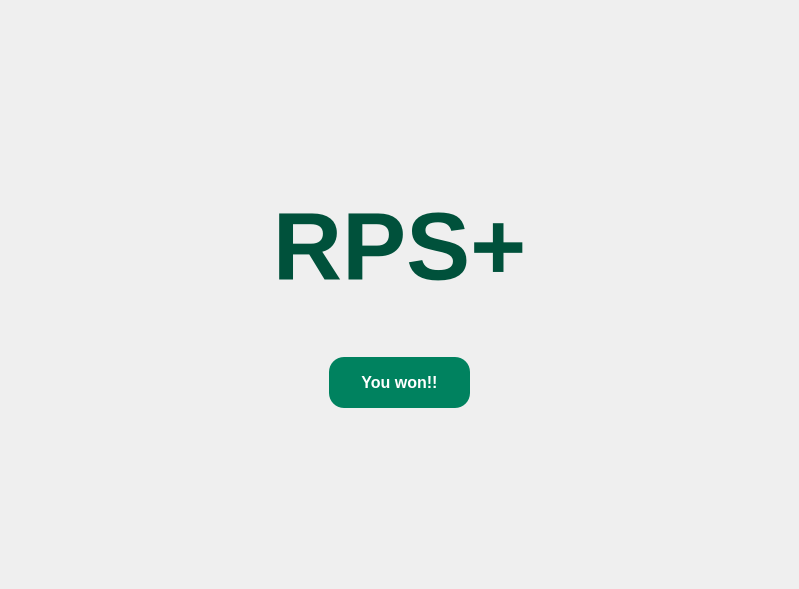
<?xml version="1.0" encoding="UTF-8"?>
<ui version="4.0">
 <class>rps_won_2</class>
 <widget class="QMainWindow" name="rps_won_2">
  <property name="geometry">
   <rect>
    <x>0</x>
    <y>0</y>
    <width>799</width>
    <height>589</height>
   </rect>
  </property>
  <property name="windowTitle">
   <string>MainWindow</string>
  </property>
  <property name="styleSheet">
   <string notr="true"/>
  </property>
  <widget class="QWidget" name="centralwidget">
   <layout class="QGridLayout" name="gridLayout">
    <item row="0" column="0">
     <widget class="QFrame" name="frame">
      <property name="styleSheet">
       <string notr="true">background: transparent;</string>
      </property>
      <property name="frameShape">
       <enum>QFrame::StyledPanel</enum>
      </property>
      <property name="frameShadow">
       <enum>QFrame::Raised</enum>
      </property>
      <layout class="QGridLayout" name="gridLayout_4">
       <item row="0" column="0">
        <widget class="QFrame" name="frame_3">
         <property name="minimumSize">
          <size>
           <width>761</width>
           <height>151</height>
          </size>
         </property>
         <property name="frameShape">
          <enum>QFrame::StyledPanel</enum>
         </property>
         <property name="frameShadow">
          <enum>QFrame::Raised</enum>
         </property>
        </widget>
       </item>
       <item row="1" column="0">
        <widget class="QFrame" name="rps_won">
         <property name="minimumSize">
          <size>
           <width>761</width>
           <height>161</height>
          </size>
         </property>
         <property name="frameShape">
          <enum>QFrame::StyledPanel</enum>
         </property>
         <property name="frameShadow">
          <enum>QFrame::Raised</enum>
         </property>
         <layout class="QGridLayout" name="gridLayout_2">
          <item row="0" column="0">
           <spacer name="horizontalSpacer_3">
            <property name="orientation">
             <enum>Qt::Horizontal</enum>
            </property>
            <property name="sizeHint" stdset="0">
             <size>
              <width>217</width>
              <height>20</height>
             </size>
            </property>
           </spacer>
          </item>
          <item row="0" column="1">
           <widget class="QFrame" name="frame_6">
            <property name="frameShape">
             <enum>QFrame::StyledPanel</enum>
            </property>
            <property name="frameShadow">
             <enum>QFrame::Raised</enum>
            </property>
            <layout class="QFormLayout" name="formLayout">
             <item row="0" column="0">
              <widget class="QLabel" name="label">
               <property name="minimumSize">
                <size>
                 <width>263</width>
                 <height>101</height>
                </size>
               </property>
               <property name="maximumSize">
                <size>
                 <width>0</width>
                 <height>0</height>
                </size>
               </property>
               <property name="font">
                <font>
                 <pointsize>72</pointsize>
                 <weight>75</weight>
                 <bold>true</bold>
                </font>
               </property>
               <property name="styleSheet">
                <string notr="true">color: rgb(0, 81, 59);</string>
               </property>
               <property name="text">
                <string>RPS+</string>
               </property>
               <property name="alignment">
                <set>Qt::AlignCenter</set>
               </property>
              </widget>
             </item>
            </layout>
           </widget>
          </item>
          <item row="0" column="2">
           <spacer name="horizontalSpacer_4">
            <property name="orientation">
             <enum>Qt::Horizontal</enum>
            </property>
            <property name="sizeHint" stdset="0">
             <size>
              <width>217</width>
              <height>20</height>
             </size>
            </property>
           </spacer>
          </item>
         </layout>
        </widget>
       </item>
       <item row="2" column="0">
        <widget class="QFrame" name="frame_4">
         <property name="minimumSize">
          <size>
           <width>761</width>
           <height>80</height>
          </size>
         </property>
         <property name="frameShape">
          <enum>QFrame::StyledPanel</enum>
         </property>
         <property name="frameShadow">
          <enum>QFrame::Raised</enum>
         </property>
         <layout class="QGridLayout" name="gridLayout_3">
          <item row="0" column="0">
           <spacer name="horizontalSpacer">
            <property name="orientation">
             <enum>Qt::Horizontal</enum>
            </property>
            <property name="sizeHint" stdset="0">
             <size>
              <width>291</width>
              <height>20</height>
             </size>
            </property>
           </spacer>
          </item>
          <item row="0" column="1">
           <widget class="QPushButton" name="win_rtn_btn">
            <property name="minimumSize">
             <size>
              <width>141</width>
              <height>51</height>
             </size>
            </property>
            <property name="font">
             <font>
              <pointsize>12</pointsize>
              <weight>75</weight>
              <bold>true</bold>
             </font>
            </property>
            <property name="styleSheet">
             <string notr="true">border-radius: 15px; color: white; 
background-color: rgb(0, 130, 95);</string>
            </property>
            <property name="text">
             <string>You won!!</string>
            </property>
           </widget>
          </item>
          <item row="0" column="2">
           <spacer name="horizontalSpacer_2">
            <property name="orientation">
             <enum>Qt::Horizontal</enum>
            </property>
            <property name="sizeHint" stdset="0">
             <size>
              <width>291</width>
              <height>20</height>
             </size>
            </property>
           </spacer>
          </item>
         </layout>
        </widget>
       </item>
       <item row="3" column="0">
        <widget class="QFrame" name="frame_5">
         <property name="minimumSize">
          <size>
           <width>761</width>
           <height>141</height>
          </size>
         </property>
         <property name="frameShape">
          <enum>QFrame::StyledPanel</enum>
         </property>
         <property name="frameShadow">
          <enum>QFrame::Raised</enum>
         </property>
        </widget>
       </item>
      </layout>
     </widget>
    </item>
   </layout>
  </widget>
 </widget>
 <resources>
  <include location="bg-image.qrc"/>
 </resources>
 <connections/>
</ui>
